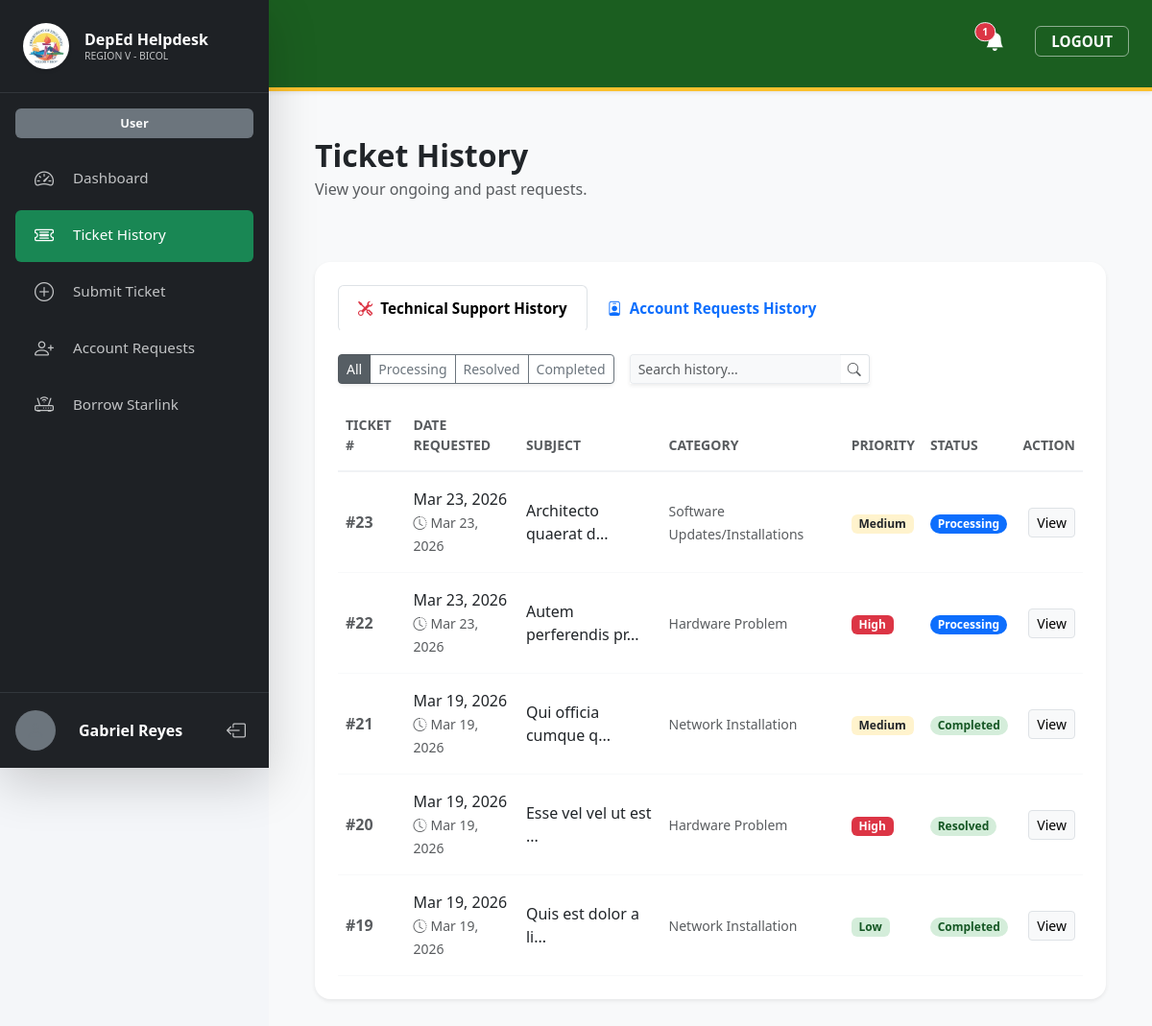
/ticket_history.php (signed in), run on the app's committed database.
### tables this page shows
CREATE TABLE `ticket` (
  `ticketId` int NOT NULL,
  `subject` varchar(150) NOT NULL,
  `description` text NOT NULL,
  `priority` enum('Low','Medium','High','Express') DEFAULT 'Medium',
  `status` enum('Pending','Processing','Resolved','Completed') DEFAULT 'Pending',
  `remarks` text,
  `userId` int NOT NULL,
  `departmentId` int NOT NULL,
  `createdAt` timestamp NULL DEFAULT CURRENT_TIMESTAMP,
  `updatedAt` datetime DEFAULT CURRENT_TIMESTAMP ON UPDATE CURRENT_TIMESTAMP,
  `assignedTo` int DEFAULT NULL,
  `categoryId` int DEFAULT NULL,
  `technician_signature` longtext,
  `resolvedBy` int DEFAULT NULL,
  `resolvedAt` datetime DEFAULT NULL,
  `completedAt` datetime DEFAULT NULL,
  `release_reason` text,
  `released_at` datetime DEFAULT NULL
);

CREATE TABLE `category` (
  `categoryId` int NOT NULL,
  `categoryName` varchar(50) NOT NULL,
  `categoryType` varchar(50) NOT NULL,
  `is_express_eligible` tinyint(1) DEFAULT '0'
);

### ticket_history.php (the view, shortened to what this page needs)
<?php
function formatTimeAgo($datetime)
{
    $time = strtotime($datetime);
    $diff = time() - $time;
    return date("M d, Y", $time);
}
$limit = 10;
$techPage = isset($_GET['tech_page']) ? max(1, (int)$_GET['tech_page']) : 1;
$techOffset = ($techPage - 1) * $limit;
$techFilter = $_GET['tech_filter'] ?? 'all';
$techSearch = trim($_GET['tech_search'] ?? '');
$activeTab = $_GET['tab'] ?? 'tech';
include 'head.php';
?>
<body>
    <div class="d-flex flex-column flex-md-row" style="min-height: 100vh;">
        <?php include 'sidebar.php'; ?>
        <div class="flex-grow-1 bg-light main-content" style="min-height: 100vh; overflow-y: auto;">
            <?php include 'header.php'; ?>
            <div class="container-fluid py-5 px-5">
                <div class="row align-items-center mb-5">
                    <div class="col-md-8">
                        <h2 class="fw-bold text-dark mb-1">Ticket History</h2>
                        <p class="text-muted">View your ongoing and past requests.</p>
                    </div>
                </div>
                <div class="card border-0 shadow-sm rounded-4 p-4 mb-5">
                    <ul class="nav nav-tabs border-0 mb-4" id="historyTabs" role="tablist">
                        <li class="nav-item" role="presentation">
                            <button class="nav-link fw-semibold <?= $activeTab === 'tech' ? 'active' : '' ?>" id="tech-tab" data-bs-toggle="tab" data-bs-target="#tech-history" type="button" role="tab">
                                <i class="bi bi-tools me-2 text-danger"></i>Technical Support History
                            </button>
                        </li>
                        <li class="nav-item" role="presentation">
                            <button class="nav-link fw-semibold <?= $activeTab === 'acct' ? 'active' : '' ?>" id="acct-tab" data-bs-toggle="tab" data-bs-target="#acct-history" type="button" role="tab">
                                <i class="bi bi-person-badge me-2 text-primary"></i>Account Requests History
                            </button>
                        </li>
                    </ul>
                    <div class="tab-content" id="historyTabsContent">
                        <div class="tab-pane fade <?= $activeTab === 'tech' ? 'show active' : '' ?>" id="tech-history" role="tabpanel">
                            <div class="mb-4">
                                <div class="d-flex flex-wrap gap-3">
                                    <div class="btn-group shadow-sm" role="group">
                                        <a href="?tab=tech&tech_page=1&tech_filter=all&tech_search=<?= urlencode($techSearch) ?>" class="btn btn-sm <?= $techFilter === 'all' ? 'btn-secondary active' : 'btn-outline-secondary' ?>">All</a>
                                        <a href="?tab=tech&tech_page=1&tech_filter=Processing&tech_search=<?= urlencode($techSearch) ?>" class="btn btn-sm <?= $techFilter === 'Processing' ? 'btn-secondary active' : 'btn-outline-secondary' ?>">Processing</a>
                                        <a href="?tab=tech&tech_page=1&tech_filter=Resolved&tech_search=<?= urlencode($techSearch) ?>" class="btn btn-sm <?= $techFilter === 'Resolved' ? 'btn-secondary active' : 'btn-outline-secondary' ?>">Resolved</a>
                                        <a href="?tab=tech&tech_page=1&tech_filter=Completed&tech_search=<?= urlencode($techSearch) ?>" class="btn btn-sm <?= $techFilter === 'Completed' ? 'btn-secondary active' : 'btn-outline-secondary' ?>">Completed</a>
                                    </div>
                                    <form method="GET" class="d-flex">
                                        <div class="input-group input-group-sm shadow-sm" style="width: 250px;">
                                            <input type="text" name="tech_search" class="form-control border-end-0" placeholder="Search history..." value="<?= htmlspecialchars($techSearch) ?>">
                                            <button class="btn btn-white border border-start-0" type="submit"><i class="bi bi-search text-muted"></i></button>
                                        </div>
                                    </form>
                                </div>
                            </div>
                            <div class="table-responsive">
                                <table class="table table-borderless align-middle mb-0" id="techTable">
                                    <thead style="border-bottom: 2px solid #f0f2f5;">
                                         <tr>
                                            <th class="text-muted small fw-bold pb-3">TICKET #</th>
                                            <th class="text-muted small fw-bold pb-3">DATE REQUESTED</th>
                                            <th class="text-muted small fw-bold pb-3">SUBJECT</th>
                                            <th class="text-muted small fw-bold pb-3">CATEGORY</th>
                                            <th class="text-muted small fw-bold pb-3">PRIORITY</th>
                                            <th class="text-muted small fw-bold pb-3">STATUS</th>
                                            <th class="text-end text-muted small fw-bold pb-3">ACTION</th>
                                        </tr>
                                    </thead>
                                    <tbody>
                                        <?php
                                        $techSearchParam = "%$techSearch%";
                                        $dataSql = "SELECT t.*, c.categoryName
                                                FROM ticket t
                                                LEFT JOIN category c ON t.categoryId = c.categoryId
                                                WHERE t.userId = ?
                                                AND t.status != 'Pending'
                                                AND (c.categoryType != 'Account Services' OR c.categoryType IS NULL)
                                                AND (? = 'all' OR t.status = ?)
                                                AND (? = '' OR t.subject LIKE ?)
                                                ORDER BY t.createdAt DESC LIMIT ? OFFSET ?";
                                        $stmt = $pdo->prepare($dataSql);
                                        $stmt->execute([$userId, $techFilter, $techFilter, $techSearchParam, $techSearchParam, $limit, $techOffset]);
                                        if ($stmt->rowCount() > 0) {
                                            while ($row = $stmt->fetch()) {
                                                $badgeClass = match ($row['status']) {
                                                    'Processing' => 'bg-primary',
                                                    'Resolved' => 'bg-success bg-opacity-75',
                                                    'Completed' => 'bg-success',
                                                    default => 'bg-secondary'
                                                };
                                                $prioClass = match ($row['priority']) {
                                                    'Express' => 'bg-express',
                                                    'High' => 'bg-danger',
                                                    'Medium' => 'bg-warning text-dark',
                                                    'Low' => 'bg-success',
                                                    default => 'bg-secondary'
                                                };
                                                $exactDate = date("M d, Y", strtotime($row['createdAt']));
                                                $aging = formatTimeAgo($row['createdAt']);
                                                echo "<tr style='border-bottom: 1px solid #f8f9fa;'>";
                                                echo "<td class='py-3 fw-bold text-muted'>#" . $row['ticketId'] . "</td>";
                                                echo "<td class='py-3'><div class='text-dark fw-medium'>" . $exactDate . "</div><small class='text-muted'><i class='bi bi-clock-history me-1'></i>" . $aging . "</small></td>";
                                                echo "<td class='py-3'>" . htmlspecialchars(substr($row['subject'], 0, 35)) . "...";
                                                echo "</td>";
                                                echo "<td class='py-3'><span class='small text-muted'>" . htmlspecialchars($row['categoryName'] ?? 'General') . "</span></td>";
                                                echo "<td class='py-3'><span class='badge " . $prioClass . "'>" . $row['priority'] . "</span></td>";
                                                echo "<td class='py-3'><span class='badge rounded-pill " . $badgeClass . "'>" . $row['status'] . "</span></td>";
                                                echo "<td class='py-3 text-end'>";
                                                echo "<a href='view_ticket.php?id=" . $row['ticketId'] . "' class='btn btn-sm btn-light border'>View</a>";
                                                echo "</td></tr>";
                                            }
                                        } else {
                                            echo "<tr><td colspan='7' class='text-center py-5 text-muted small'>No history found.</td></tr>";
                                        }
                                        ?>
                                    </tbody>
                                </table>
                            </div>
                        </div>
                    </div>
                </div>
            </div>
        </div>
    </div>
</body>
</html>

### style.css (style rules this page uses)
:root { --deped-green: #1b5e20; --deped-gold: #fbc02d; --sidebar-bg: #1a1c1e; --bg-light: #f4f6f9; --card-radius: 12px; }
body { font-family: 'Segoe UI', Tahoma, Geneva, Verdana, sans-serif; background-color: var(--bg-light); }
.main-content { margin-left: 280px; width: calc(100% - 280px); }
.form-control, .form-select { background-color: #f8f9fa; border: 1px solid #e9ecef; border-radius: 8px; padding: 12px 15px; font-size: 0.95rem; }
.badge.bg-warning { background-color: #fff3cd !important; color: #856404; }
.badge.bg-success { background-color: #d4edda !important; color: #155724; }

### sidebar.php (style rules this page uses)
.nav-link { padding: 12px 20px; font-size: 0.95rem; font-weight: 500; border-radius: 6px; margin-bottom: 5px; transition: all 0.2s ease; }

### data on the page
ticket: ticketId "23", createdAt "Mar 23, 2026", subject "Architecto quaerat d", categoryId.categoryName "Software Updates/Installations", priority "Medium", status "Processing"
ticket: ticketId "22", createdAt "Mar 23, 2026", subject "Autem perferendis pr", categoryId.categoryName "Hardware Problem", priority "High", status "Processing"
ticket: ticketId "21", createdAt "Mar 19, 2026", subject "Qui officia cumque q", categoryId.categoryName "Network Installation", priority "Medium", status "Completed"
ticket: ticketId "20", createdAt "Mar 19, 2026", subject "Esse vel vel ut est", categoryId.categoryName "Hardware Problem", priority "High", status "Resolved"
ticket: ticketId "19", createdAt "Mar 19, 2026", subject "Quis est dolor a li", categoryId.categoryName "Network Installation", priority "Low", status "Completed"

### other printed values
$displayName "Gabriel Reyes"
$totalAlerts "1"
